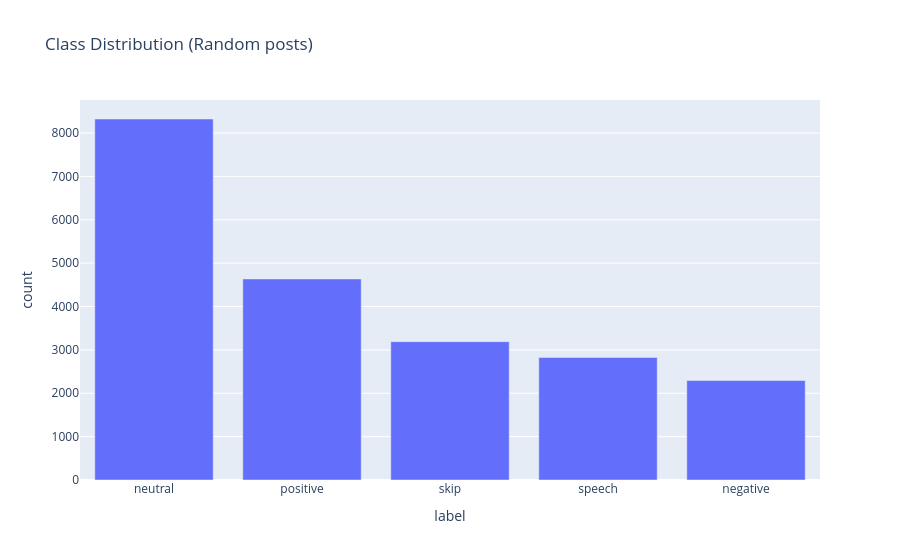
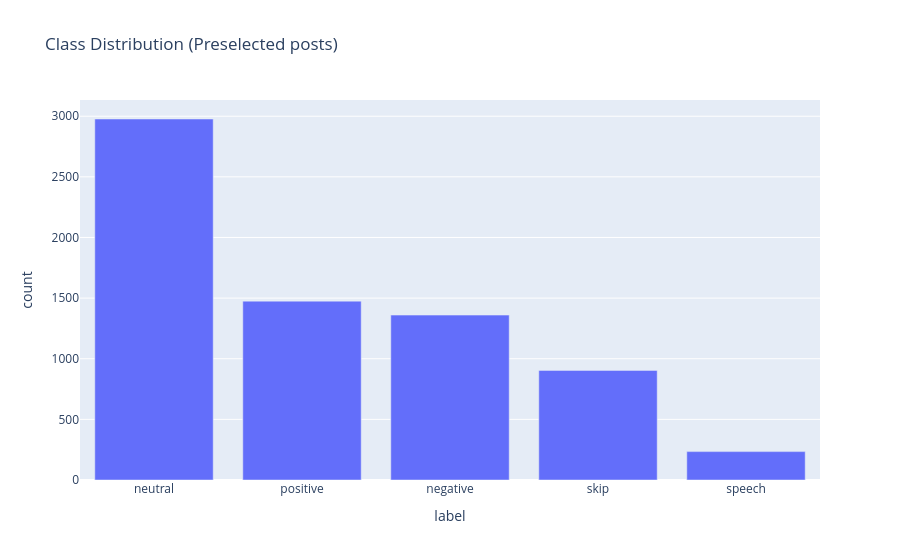
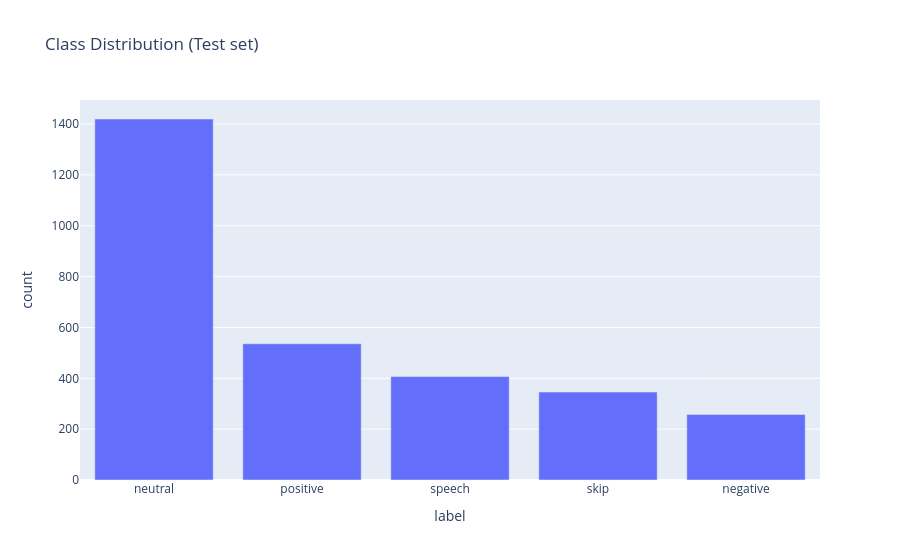

Notebook source saved alongside these figures, in order:
### Code cell
import plotly.express as px

def plot_class_distribution(df, name):
    dist = df["label"].value_counts().reset_index()
    dist.columns = ["label", "count"]

    fig = px.bar(
        dist,
        x="label",
        y="count",
        title=f"Class Distribution ({name})"
    )

    fig.show()


plot_class_distribution(data_full, "Random posts")
plot_class_distribution(data_preselected, "Preselected posts")
plot_class_distribution(data_test, "Test set")

### Figure 1 — Plotly figure (JSON) as saved in the notebook; plotly's stock layout.template omitted (floating-point values rounded to 4 significant figures)
{"data": [{"hovertemplate": "label=%{x}<br>count=%{y}<extra></extra>", "legendgroup": "", "marker": {"color": "#636efa", "pattern": {"shape": ""}}, "name": "", "orientation": "v", "showlegend": false, "textposition": "auto", "type": "bar", "x": ["neutral", "positive", "skip", "speech", "negative"], "xaxis": "x", "y": [8323, 4635, 3190, 2826, 2294], "yaxis": "y"}], "layout": {"barmode": "relative", "legend": {"tracegroupgap": 0}, "title": {"text": "Class Distribution (Random posts)"}, "xaxis": {"anchor": "y", "domain": [0, 1], "title": {"text": "label"}}, "yaxis": {"anchor": "x", "domain": [0, 1], "title": {"text": "count"}}}}

### Figure 2 — Plotly figure (JSON) as saved in the notebook; plotly's stock layout.template omitted (floating-point values rounded to 4 significant figures)
{"data": [{"hovertemplate": "label=%{x}<br>count=%{y}<extra></extra>", "legendgroup": "", "marker": {"color": "#636efa", "pattern": {"shape": ""}}, "name": "", "orientation": "v", "showlegend": false, "textposition": "auto", "type": "bar", "x": ["neutral", "positive", "negative", "skip", "speech"], "xaxis": "x", "y": [2977, 1475, 1360, 904, 234], "yaxis": "y"}], "layout": {"barmode": "relative", "legend": {"tracegroupgap": 0}, "title": {"text": "Class Distribution (Preselected posts)"}, "xaxis": {"anchor": "y", "domain": [0, 1], "title": {"text": "label"}}, "yaxis": {"anchor": "x", "domain": [0, 1], "title": {"text": "count"}}}}

### Figure 3 — Plotly figure (JSON) as saved in the notebook; plotly's stock layout.template omitted (floating-point values rounded to 4 significant figures)
{"data": [{"hovertemplate": "label=%{x}<br>count=%{y}<extra></extra>", "legendgroup": "", "marker": {"color": "#636efa", "pattern": {"shape": ""}}, "name": "", "orientation": "v", "showlegend": false, "textposition": "auto", "type": "bar", "x": ["neutral", "positive", "speech", "skip", "negative"], "xaxis": "x", "y": [1420, 536, 407, 346, 258], "yaxis": "y"}], "layout": {"barmode": "relative", "legend": {"tracegroupgap": 0}, "title": {"text": "Class Distribution (Test set)"}, "xaxis": {"anchor": "y", "domain": [0, 1], "title": {"text": "label"}}, "yaxis": {"anchor": "x", "domain": [0, 1], "title": {"text": "count"}}}}
